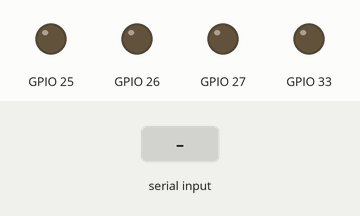
This program was run on a simulated ESP32. Shown: output pins drawn as LEDs (lit = HIGH). Dashed ring = blinking. Inputs (shaded band) come from the test bench. What the program prints to the serial monitor is not drawn.

Above: at 1.2 s.
1.3 s: "3\n" received over Serial
At 3.2 s:
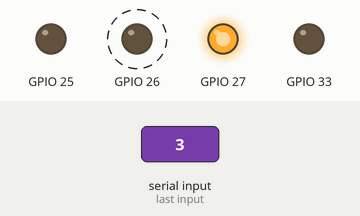
4.3 s: "1\n" received over Serial
6.8 s: "2\n" received over Serial
At 7.4 s:
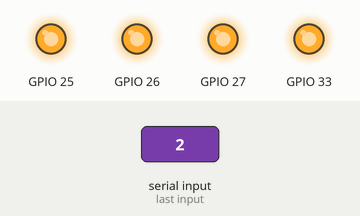
8.3 s: "3\n" received over Serial
At 9.2 s:
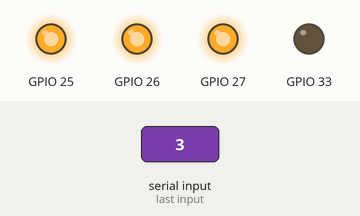
11.3 s: "2\n" received over Serial
At 12.8 s:
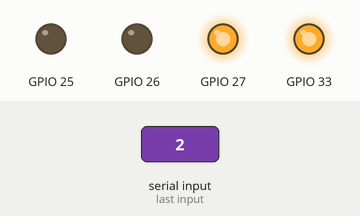
13.8 s: "4\n" received over Serial
At 15.2 s:
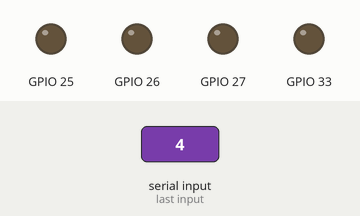
Timing chart, 0 to 16.3 s (numbered marks = the images above; inputs shaded):
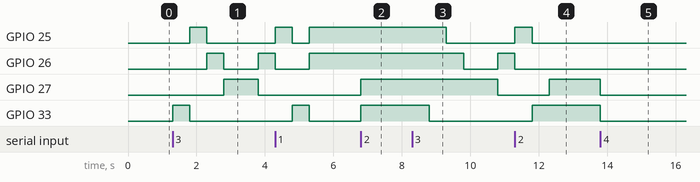

The program:

main.cpp
```cpp
#include <Arduino.h>

String myString = "";

String short_String = "";

int i;

void setup() {

  for(i=25;i<=27;i++)
    {
       pinMode(i, OUTPUT);
    }
    pinMode(33,OUTPUT);
  Serial.begin(115200);
  Serial.println("Serial started");
}

void loop() {
  myString = Serial.readStringUntil('\n');
  short_String = myString.substring(0, 8);

  if(short_String =="1")
{
  digitalWrite(25, HIGH);
  digitalWrite(26, HIGH);
}
else if(short_String =="2")
{
  digitalWrite(33, HIGH);
  digitalWrite(27, HIGH);
}

else if(short_String == "3")
{

  digitalWrite(33,HIGH);
  delay(500);
  digitalWrite(33,LOW);
    for(i = 25; i < 28; i++ )
  {
    digitalWrite(i , HIGH);
    delay(500);
    digitalWrite(i , LOW);
  }
  for(i = 27;i > 24;i--)
  {
    digitalWrite(i , HIGH);
    delay(500);
    digitalWrite(i , LOW);
    }

    digitalWrite(33,HIGH);
    delay(500);
    digitalWrite(33,LOW);


  }


  if(short_String =="4"){
      digitalWrite(27, LOW);
      digitalWrite(26, LOW);
      digitalWrite(25, LOW);
      digitalWrite(33, LOW);
  }
}
```

Measured:
- after the input at 1.3 s, GPIO 25: LOW → HIGH after 0.50 s, → LOW 0.50 s later; GPIO 26: LOW → HIGH after 1.0 s, → LOW 0.50 s later, → HIGH 1.0 s later; GPIO 27: LOW → HIGH after 1.5 s, → LOW 1.0 s later; GPIO 33: LOW → HIGH at once, → LOW 0.50 s later
- after the input at 6.8 s, GPIO 27, GPIO 33: LOW → HIGH at once
- after the input at 8.3 s, GPIO 25: HIGH → LOW after 1.0 s; GPIO 26: HIGH → LOW after 1.5 s, → HIGH 1.0 s later; GPIO 27: HIGH → LOW after 2.5 s; GPIO 33: HIGH → LOW after 0.50 s
- after the input at 11.3 s, GPIO 27: LOW → HIGH after 1.0 s; GPIO 33: goes on until 11.8 s, then stays HIGH
- after the input at 13.8 s, GPIO 27, GPIO 33: HIGH → LOW at once
